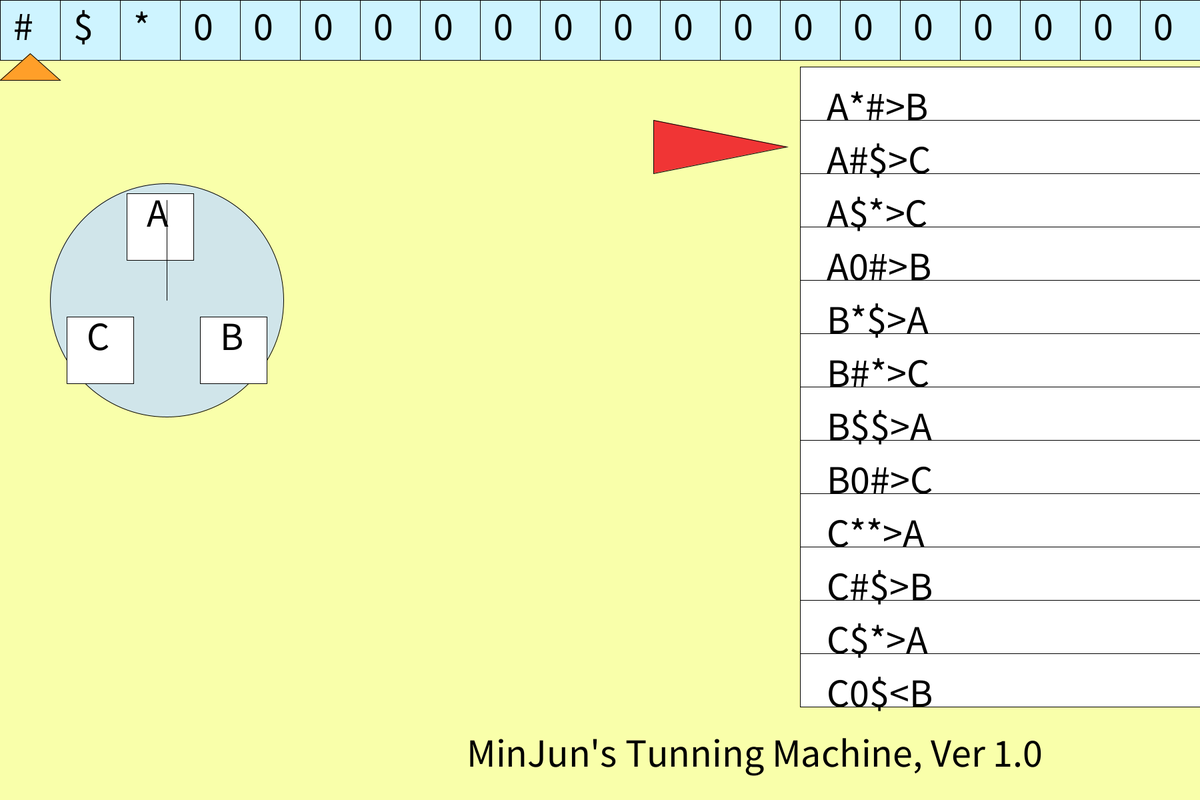
Frame 1 (no input)
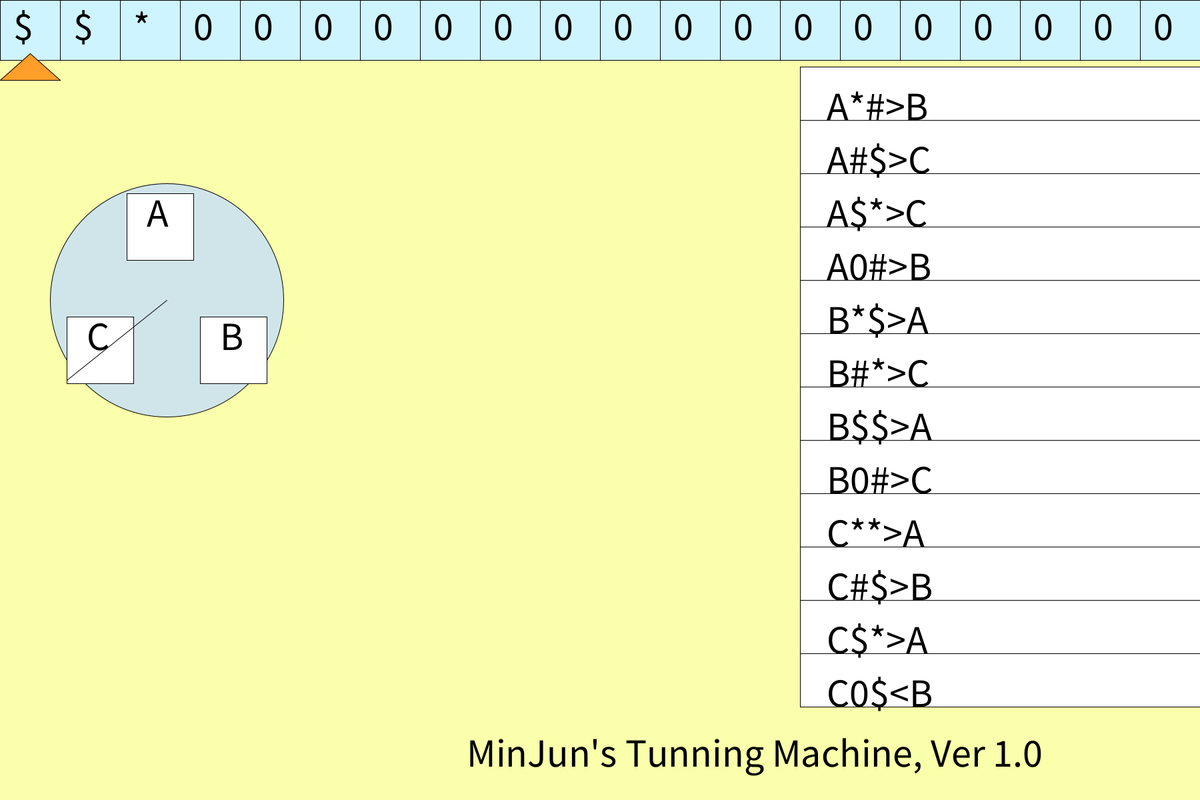
Frame 2 (the mouse pressed at the canvas centre, redrawn once)

The Processing sketch that drew these frames (run headless with seeded random() and noise(); the mouse was pressed at the canvas centre and the sketch redrawn once):

// Processing sketch: tuning_machine
// ── tuning_machine.pde
int nowtape = 0, newtape = 0;
int i, j = 2;
int flag = 0;
int hourValue = 0;
String gumin = "A*#>B A#$>C A$*>C A0#>B B*$>A B#*>C B$$>A B0#>C C**>A C#$>B C$*>A C0$<B";
String[] guchick = split(gumin, " ");
String[] sym = {"#", "$", "*"};
String tape = "# $ * 0 0 0 0 0 0 0 0 0 0 0 0 0 0 0 0 0 0";
String[] ntape = split(tape, " ");
char [] cycle = {'A', 'B', 'C'};
int len = guchick.length;
boolean isequal;
String st = "";
boolean trimove = false;
int x1 = 0;
int x2 = 90;
int x3 = (x1+x2)/2;
int y12 = 120;
int y3 = 80;
int LR;
int nx1, nx2, nx3;
char ndir;
int ni;// for statusflag
int flag2 = 0;



void txting() {
  for (i=0; i<20; i++) {//this is for automatic tape writing system
    fill(#030202);
    text(ntape[i], 90*i+20, 60);
  }
  hourhand(hourValue);
}

void  statusFG(int ngk) {
  int x1, y1, x23, y2, y3;
  x1 = 1180;
  y1 = ngk*80+140;
  x23 = x1-200;
  y2 = y1-40;
  y3 = y1+40;
  // noStroke();
  fill(#F03535);
  triangle(x1, y1, x23, y2, x23, y3);
  //Stroke(1);
}

void hourhand(int hourValue)
{
  fill(0);
  switch(hourValue) {
  case 0: 
    line(250, 450, 250, 300); 
    break;
  case 1: 
    line(250, 450, 370, 570); 
    break;
  case 2: 
    line(250, 450, 100, 570); 
    break;
  }
}

void basic() {
  background(#F9FFAA);
  int i;
  for (i=0; i<1800; i+=90) {//squaretape
    fill(#CEF4FF);
    rect(i, 0, 90, 90);
  }
  fill(#D0E5EA);
  ellipse(250, 450, 350, 350);

  fill(255);//squarecyclebox
  rect(190, 290, 100, 100);//squareUp
  rect(300, 475, 100, 100);//squareLeft
  rect(100, 475, 100, 100);//squareRight

  fill(0);//squarebox's text
  text(cycle[0], 220, 340);//squareUp
  text(cycle[1], 330, 525);//squareLeft
  text(cycle[2], 130, 525);//squareRight

  fill(255);
  for (i=0; i<12; i++) {//for guchickpueo box 
    rect(1200, 100+i*80, 600, 80);
  } 

  fill(0);//for guchickpueo wiritng
  for (i=0; i<len; i++) {
    text(guchick[i], 1240, 180+i*80);
  }
  fill(0);
  text("MinJun's Tunning Machine, Ver 1.0", 700, 1150);

  fill(255);
}

void setup() {
  size(1800, 1200);
  textSize(60);
  basic();
  //noLoop();// this program runs only you press the mouse
}

void draw() {
  basic();
  fill(#FF9F29);
  triangle(x1, y12, x2, y12, x3, y3);
  txting();
  //statusFG(ni);

  if (newtape>19) {
    return;
  }
  if (trimove == false) {
    flag2 = 0;
    // this program runs only you press the mouse
    for (i=0; i<len; i++) {

      String issame = "";
      st = "";
      st+=cycle[hourValue];
      st+=ntape[newtape];
      issame+=guchick[i].charAt(0);
      issame+=guchick[i].charAt(1);
      isequal = issame.equals(st);
      char dir = guchick[i].charAt(3);
      ndir = dir;
      char cyc = guchick[i].charAt(4);
      if (isequal&&flag2==0) {
        flag2 = 1;
        nowtape = newtape;

        ni = i;
        statusFG(ni);
        trimove = true;

        if (dir == '<') { 

          nx1 = nowtape*90;
          nx2 = nowtape*90+90;
          nx3 = (x1+x2)/2;
          y12 = 120;
          y3 = 80;
          newtape--;
          LR = -1;
        } else if (dir == '>') {

          nx1 = nowtape*90;
          nx2 = nowtape*90+90;
          nx3 = (x1+x2)/2;
          y12 = 120;
          y3 = 80;
          newtape++;
          LR = 1;
        }
        ntape[nowtape] = "";
        ntape[nowtape]+= guchick[i].charAt(2);
        if (cyc == 'A') hourValue = 0;
        else if (cyc == 'B') hourValue = 1;
        else if (cyc == 'C') hourValue = 2;
        println(dir, cyc, isequal);
        println(st, issame);
        println(i, "times");
      }
    }
    noLoop();
  } else if (trimove==true) {
    loop();
    if (LR==1) {//right
      x1+=3; 
      x2+=3;
      x3 = (x1+x2)/2;
    } else if (LR == -1) {
      x1-=3; 
      x2-=3;
      x3 = (x1+x2)/2;
    }
    if (LR==1&& x1>newtape*90) {

      trimove = false;
      delay(100);
    } else if (LR == -1&&x1<(newtape)*90) {

      trimove = false;
      delay(100);
    }
  }
}
void keyPressed() {
  redraw();
}
